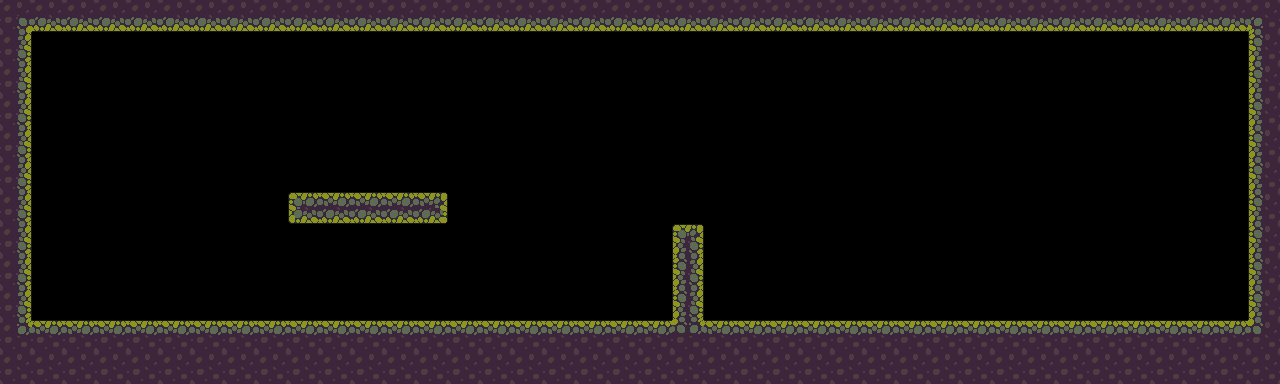

This is a level from a 2D game, rendered from its Tiled map with the project's own tilesets. A one-line summary and the complete map file follow:
An orthogonal 40x12 tile map with 32x32 px tiles, 1 tile layer (Collision).

<map version="1.10" tiledversion="1.10.2" orientation="orthogonal" renderorder="right-down" width="40" height="12" tilewidth="32" tileheight="32" infinite="0" nextlayerid="2" nextobjectid="1">
 <tileset firstgid="1" source="ForestTileset.tsx" />
 <layer id="1" name="Collision" width="40" height="12">
  <data encoding="csv">
4,22,22,22,22,22,22,22,22,22,22,22,22,22,22,22,22,22,22,22,22,22,22,22,22,22,22,22,22,22,22,22,22,22,22,22,22,22,22,6,
13,0,0,0,0,0,0,0,0,0,0,0,0,0,0,0,0,0,0,0,0,0,0,0,0,0,0,0,0,0,0,0,0,0,0,0,0,0,0,11,
13,0,0,0,0,0,0,0,0,0,0,0,0,0,0,0,0,0,0,0,0,0,0,0,0,0,0,0,0,0,0,0,0,0,0,0,0,0,0,11,
13,0,0,0,0,0,0,0,0,0,0,0,0,0,0,0,0,0,0,0,0,0,0,0,0,0,0,0,0,0,0,0,0,0,0,0,0,0,0,11,
13,0,0,0,0,0,0,0,0,0,0,0,0,0,0,0,0,0,0,0,0,0,0,0,0,0,0,0,0,0,0,0,0,0,0,0,0,0,0,11,
13,0,0,0,0,0,0,0,0,0,0,0,0,0,0,0,0,0,0,0,0,0,0,0,0,0,0,0,0,0,0,0,0,0,0,0,0,0,0,11,
13,0,0,0,0,0,0,0,0,32,33,33,33,34,0,0,0,0,0,0,0,0,0,0,0,0,0,0,0,0,0,0,0,0,0,0,0,0,0,11,
13,0,0,0,0,0,0,0,0,0,0,0,0,0,0,0,0,0,0,0,0,54,0,0,0,0,0,0,0,0,0,0,0,0,0,0,0,0,0,11,
13,0,0,0,0,0,0,0,0,0,0,0,0,0,0,0,0,0,0,0,0,55,0,0,0,0,0,0,0,0,0,0,0,0,0,0,0,0,0,11,
13,0,0,0,0,0,0,0,0,0,0,0,0,0,0,0,0,0,0,0,0,55,0,0,0,0,0,0,0,0,0,0,0,0,0,0,0,0,0,11,
24,2,2,2,2,2,2,2,2,2,2,2,2,2,2,2,2,2,2,2,2,28,2,2,2,2,2,2,2,2,2,2,2,2,2,2,2,2,2,26,
12,12,12,12,12,12,12,12,12,12,12,12,12,12,12,12,12,12,12,12,12,12,12,12,12,12,12,12,12,12,12,12,12,12,12,12,12,12,12,12
</data>
 </layer>
</map>
